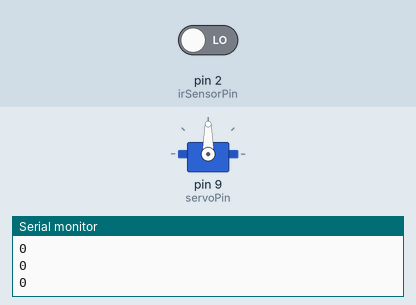
A sketch run on a simulated Arduino Uno, built with avr-gcc and run on an emulated ATmega328P. Parts: servo, the last lines printed to the serial monitor. The inputs (shaded band) are chosen by the test bench; at power-on: pin 2 (irSensorPin) LOW.

Above: at 11.0 s.
11.1 s: pin 2 (irSensorPin) driven HIGH
At 15.9 s:
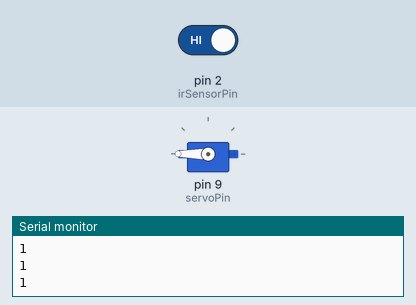
17.2 s: pin 2 (irSensorPin) driven LOW
At 17.5 s:
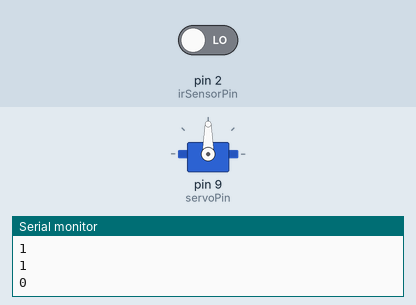
Timing chart, 0 to 20.2 s (numbered marks = the images above; inputs shaded):
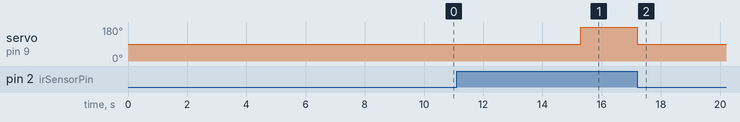

Measured:
- after the input at 11.1 s, servo on pin 9 (servoPin): 90° → 180° after 4.2 s
- after the input at 17.2 s, servo on pin 9 (servoPin): 180° → 90° at once

The sketch:

arduino_code.ino
```cpp
#include <Servo.h>

// Define the IR sensor pin
int irSensorPin = 2;

// Define the servo motor pin
int servoPin = 9;

// Create a servo object
Servo myservo;

void setup() {
  // Initialize the servo object
  myservo.attach(servoPin);

  // Set the IR sensor pin as an input
  pinMode(irSensorPin, INPUT);

  // Start serial communication
  Serial.begin(9600);
}

void loop() {
  // Read the IR sensor value
  int irValue = digitalRead(irSensorPin);

  // Print the IR sensor value to the serial monitor
  Serial.println(irValue);

  // Move the servo motor based on the IR sensor value
  if (irValue == HIGH) {
    myservo.write(180); // Move the servo to the middle position
  } else {
    myservo.write(90);
    delay(5000);// Move the servo to the left position
  }

  // Wait for a short period of time
  delay(100);
}
```
